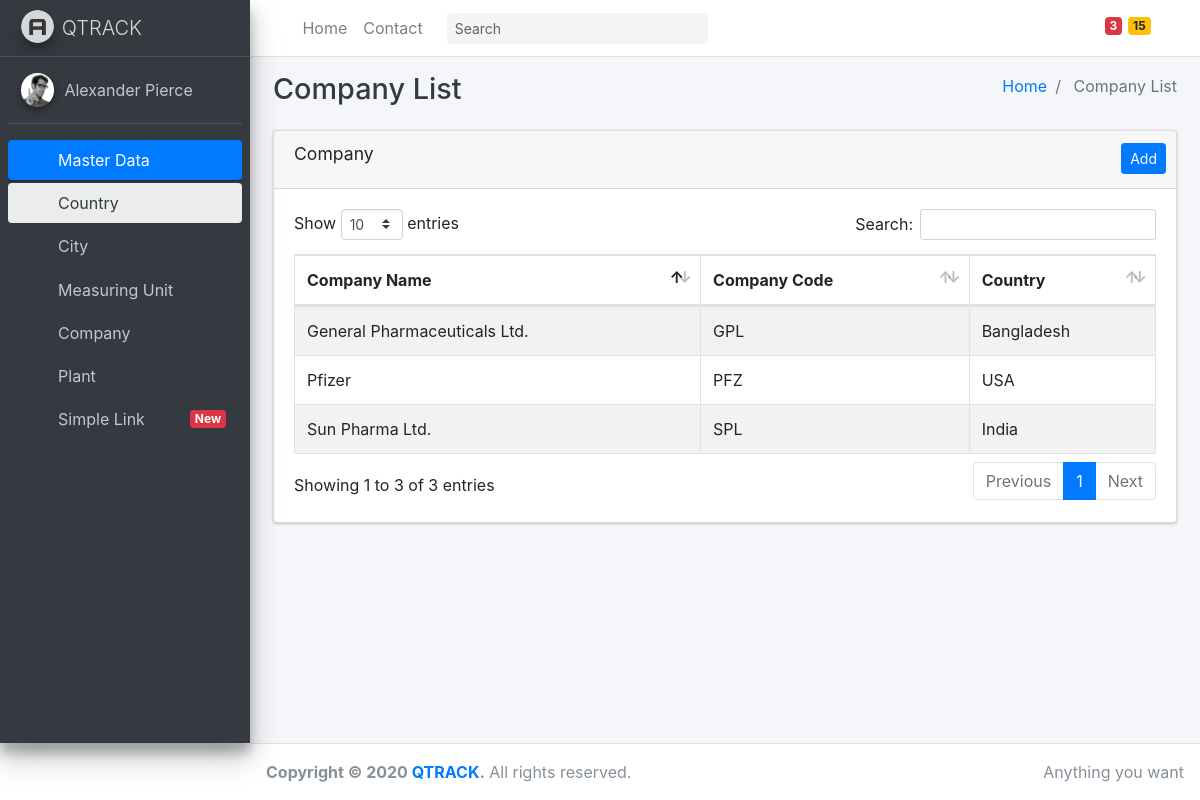
The page /master_data/master_data/company on the database its author committed.
### master_data/models.py (models this page shows, shortened)
class Company(models.Model):
    company_name = models.CharField(max_length=100, null=False)
    company_code = models.CharField(max_length=30, null=False)
    country = models.ForeignKey(Country, on_delete=models.CASCADE, null=False)

class Country(models.Model):
    country_name = models.CharField(max_length=100, unique=True)
    def __str__(self):
        return self.country_name

### master_data/views.py (the view)
# urls.py: path('master_data/company', company, name='company'),
def company(request):
    company = Company.objects.all()
    context = {'country': country,
               'company': company
               }
    return render(request, 'master_data/company/company_list.html', context)

### master_data/templates/master_data/company/company_list.html (shortened to what this page needs)
{% extends 'index.html' %}
        {% load static %}
    {% block navbar %}
     {% include 'navbar.html' %}
    {% endblock %}
    {% block sidebar %}
     {% include 'sidebar.html' %}
    {% endblock %}
         {% block content_header_title %}
            Company List
         {% endblock %}
         {% block content_header_breadcrumb %}
             Company List
         {% endblock %}
  {% block content %}
    <section class="content">
      <div class="container-fluid">
        <div class="row">
          <div class="col-12">
            <div class="card">
              <div class="card-header">
                <h3 class="card-title">Company</h3>
                 <div class="card-tools center"><a href="{% url 'company_add' %}" class="btn btn-primary btn-sm" >Add</a></div>
              </div>
              <div class="card-body">
                <table id="example1" class="table table-bordered table-striped">
                  <thead>
                  <tr>
                    <th>Company Name</th>
                    <th>Company Code</th>
                    <th>Country</th>
                  </tr>
                  </thead>
                  <tbody>
                  {% for c in company%}
                  <tr>
                    <td>{{c.company_name}}</td>
                    <td>{{c.company_code}}</td>
                    <td>{{c.country}}</td>
                  </tr>
                  {% endfor%}
                  </tbody>
                </table>
              </div>
            </div>
          </div>
        </div>
      </div>
    </section>
  </div>
{% endblock %}
  {% block footer %}
            {% include 'footer.html' %}
        {% endblock %}

### rows shown on the page
Company: company_name "General Pharmaceuticals Ltd.", company_code "GPL", country "Bangladesh"
Company: company_name "Sun Pharma Ltd.", company_code "SPL", country "India"
Company: company_name "Pfizer", company_code "PFZ", country "USA"
